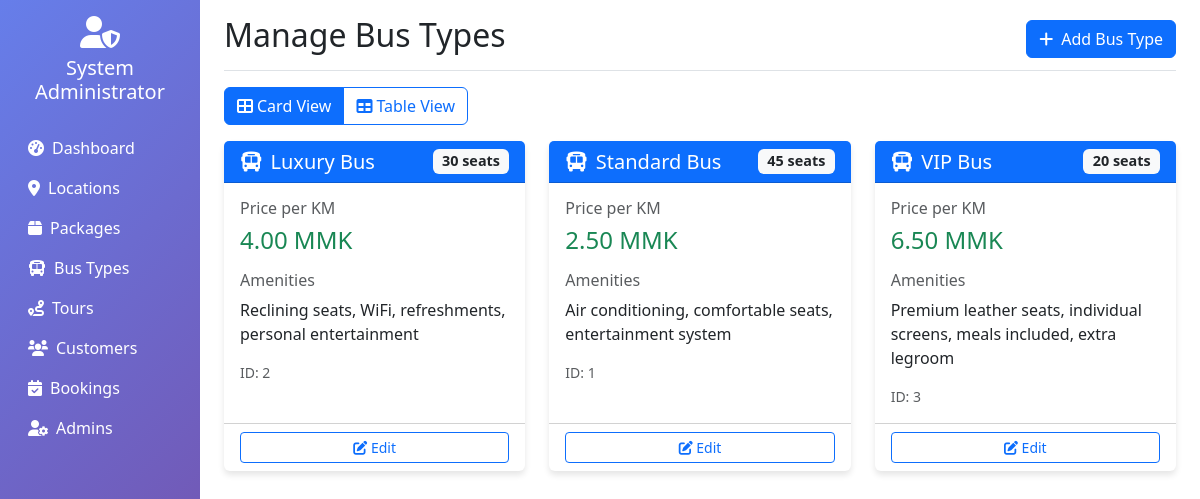
Screenshot of /admin/bus-types.php (signed in) with the database file from the repository.
### tables this page shows
CREATE TABLE `bus_types` (
  `id` int NOT NULL,
  `type_name` varchar(50) NOT NULL,
  `capacity` int NOT NULL,
  `amenities` text,
  `price_per_km` decimal(10,2) DEFAULT NULL
);

### classes/BusType.php (called while the page is built, shortened)
<?php
class BusType {
    private $conn;
    private $table_name = "bus_types";
    public function __construct($db) {
        $this->conn = $db;
    }
    public function read() {
        $query = "SELECT * FROM " . $this->table_name . " ORDER BY type_name ASC";
        $stmt = $this->conn->prepare($query);
        $stmt->execute();
        return $stmt;
    }
}
?>

### admin/bus-types.php (the view, shortened to what this page needs)
<?php
include_once '../classes/BusType.php';
$database = new Database();
$db = $database->getConnection();
$busType = new BusType($db);
$stmt = $busType->read();
?>
<!DOCTYPE html>
<html lang="en">
<head>
    <link href="https://cdn.jsdelivr.net/npm/bootstrap@5.3.0/dist/css/bootstrap.min.css" rel="stylesheet">
    <link href="https://cdnjs.cloudflare.com/ajax/libs/font-awesome/6.0.0/css/all.min.css" rel="stylesheet">
</head>
<body>
    <div class="container-fluid">
        <div class="row">
            <nav class="col-md-3 col-lg-2 d-md-block sidebar collapse">
                <div class="position-sticky pt-3">
                    <div class="text-center text-white mb-4">
                        <i class="fas fa-user-shield fa-2x mb-2"></i>
                        <h5><?php echo $_SESSION['admin_name']; ?></h5>
                    </div>
                    <ul class="nav flex-column">
                        <li class="nav-item">
                            <a class="nav-link text-white" href="dashboard.php">
                                <i class="fas fa-tachometer-alt me-2"></i>Dashboard
                            </a>
                        </li>
                        <li class="nav-item">
                            <a class="nav-link text-white" href="locations.php">
                                <i class="fas fa-map-marker-alt me-2"></i>Locations
                            </a>
                        </li>
                        <li class="nav-item">
                            <a class="nav-link text-white" href="packages.php">
                                <i class="fas fa-box me-2"></i>Packages
                            </a>
                        </li>
                        <li class="nav-item">
                            <a class="nav-link text-white active" href="bus-types.php">
                                <i class="fas fa-bus me-2"></i>Bus Types
                            </a>
                        </li>
                        <li class="nav-item">
                            <a class="nav-link text-white" href="tours.php">
                                <i class="fas fa-route me-2"></i>Tours
                            </a>
                        </li>
                        <li class="nav-item">
                            <a class="nav-link text-white" href="customers.php">
                                <i class="fas fa-users me-2"></i>Customers
                            </a>
                        </li>
                        <li class="nav-item">
                            <a class="nav-link text-white" href="bookings.php">
                                <i class="fas fa-calendar-check me-2"></i>Bookings
                            </a>
                        </li>
                        <li class="nav-item">
                            <a class="nav-link text-white" href="admins.php">
                                <i class="fas fa-user-cog me-2"></i>Admins
                            </a>
                        </li>
                    </ul>
                </div>
            </nav>
            <main class="col-md-9 ms-sm-auto col-lg-10 px-md-4">
                <div class="d-flex justify-content-between flex-wrap flex-md-nowrap align-items-center pt-3 pb-2 mb-3 border-bottom">
                    <h1 class="h2">Manage Bus Types</h1>
                    <button type="button" class="btn btn-primary" data-bs-toggle="modal" data-bs-target="#busTypeModal">
                        <i class="fas fa-plus me-2"></i>Add Bus Type
                    </button>
                </div>
                <div class="mb-3">
                    <div class="btn-group" role="group">
                        <button type="button" class="btn btn-outline-primary active" id="cardViewBtn" onclick="toggleView('card')">
                            <i class="fas fa-th-large me-1"></i>Card View
                        </button>
                        <button type="button" class="btn btn-outline-primary" id="tableViewBtn" onclick="toggleView('table')">
                            <i class="fas fa-table me-1"></i>Table View
                        </button>
                    </div>
                </div>
                <div id="cardView" class="row g-4">
                    <?php while($row = $stmt->fetch(PDO::FETCH_ASSOC)) { ?>
                    <div class="col-lg-4 col-md-6">
                        <div class="card bus-card h-100">
                            <div class="card-header bg-primary text-white d-flex justify-content-between align-items-center">
                                <h5 class="mb-0">
                                    <i class="fas fa-bus me-2"></i><?php echo $row['type_name']; ?>
                                </h5>
                                <span class="badge bg-light text-dark capacity-badge">
                                    <?php echo $row['capacity']; ?> seats
                                </span>
                            </div>
                            <div class="card-body">
                                <div class="mb-3">
                                    <h6 class="text-muted">Price per KM</h6>
                                    <h4 class="text-success"><?php echo number_format($row['price_per_km'], 2); ?> MMK</h4>
                                </div>
                                <div class="mb-3">
                                    <h6 class="text-muted">Amenities</h6>
                                    <p class="card-text"><?php echo $row['amenities']; ?></p>
                                </div>
                                <div class="d-flex justify-content-between">
                                    <small class="text-muted">ID: <?php echo $row['id']; ?></small>
                                </div>
                            </div>
                            <div class="card-footer bg-transparent">
                                <div class="btn-group w-100" role="group">
                                    <button class="btn btn-outline-primary btn-sm" onclick="editBusType(<?php echo htmlspecialchars(json_encode($row)); ?>)">
                                        <i class="fas fa-edit"></i> Edit
                                    </button>
                                </div>
                            </div>
                        </div>
                    </div>
                    <?php } ?>
                </div>
            </main>
        </div>
    </div>
</body>
</html>

### admin/bus-types.php (style rules this page uses)
.sidebar { min-height: 100vh; background: linear-gradient(135deg, #667eea 0%, #764ba2 100%); }
.bus-card { transition: transform 0.3s; border: none; box-shadow: 0 4px 6px rgba(0,0,0,0.1); }
.capacity-badge { font-size: 0.9rem; }

### rows the page displays
bus_types: type_name "Luxury Bus", capacity "30", price_per_km "4.00", amenities "Reclining seats, WiFi, refreshments, personal entertainment", id "2"
bus_types: type_name "Standard Bus", capacity "45", price_per_km "2.50", amenities "Air conditioning, comfortable seats, entertainment system", id "1"
bus_types: type_name "VIP Bus", capacity "20", price_per_km "6.50", amenities "Premium leather seats, individual screens, meals included, extra legroom", id "3"

### other values shown
$_SESSION['admin_name'] "System Administrator"
